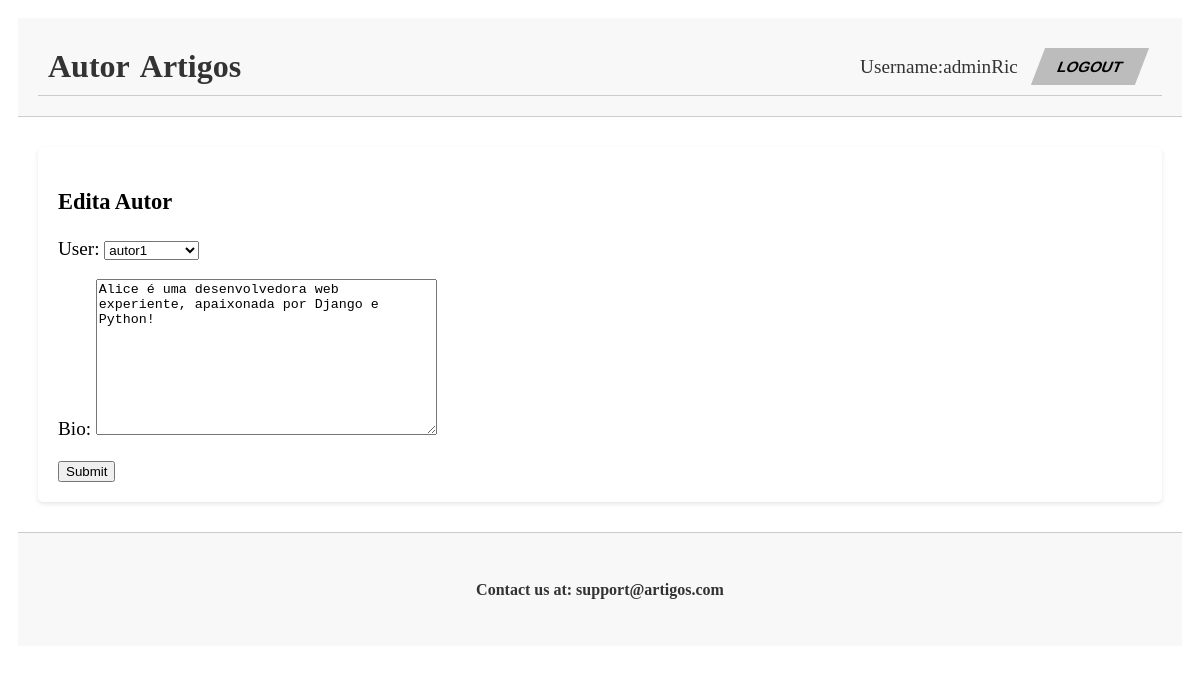
The app's page /artigos/autor/autor1/edita (signed in) with its own data.
### artigos/models.py (models this page shows, shortened)
class Autor(models.Model):
    user = models.OneToOneField(User, on_delete=models.CASCADE)
    bio = models.TextField()

### artigos/views.py (the view)
# urls.py: path('autor/<str:username>/edita', views.edita_autor_view, name="edita_autor"),
@admin_required('administrador','artigos')
def edita_autor_view(request, username):
    autor = Autor.objects.get(user__username=username)
    artigos = Artigo.objects.filter(autor=autor)
    if request.POST:
        form = autorForm(request.POST or None, request.FILES, instance=autor)
        if form.is_valid():
            form.save()
            return redirect('artigos:autor_detail',autor.user.username)
    else:
        form = autorForm(instance=autor)
    context = {'form': form, 'autor':autor, 'artigos':artigos}
    return render(request, 'artigos/edita_autor.html', context)

### artigos/forms.py
class autorForm(forms.ModelForm):
  class Meta:
    model = Autor
    fields = '__all__'

### artigos/views.py (called while the page is built)
def admin_required(*admin_group_names):
    def decorator(view_func):
        @wraps(view_func)
        def wrapped_view(request, *args, **kwargs):
            if not request.user.is_authenticated:
                return HttpResponseForbidden("Acesso negado. Você não está autenticado.")
            user_groups = request.user.groups.all()
            admin_groups = Group.objects.filter(name__in=admin_group_names)
            if any(group in user_groups for group in admin_groups):
                return view_func(request, *args, **kwargs)
            else:
                return HttpResponseForbidden("Acesso negado. Você não é um administrador.")
        return wrapped_view
    return decorator

### artigos/templates/artigos/edita_autor.html (shortened to what this page needs)
{% extends 'artigos/layout.html' %}
{% block content %}
    <h3>Edita Autor</h3>
    <form action="{% url 'artigos:edita_autor' autor.user.username %}" method="post" enctype='multipart/form-data'>
      {{ form.as_p }}
      <input type="submit">
    </form>
{% endblock %}

### artigos/templates/artigos/layout.html (shortened to what this page needs)
<!DOCTYPE html>
<html>
<head>
    {% load static %}
    <link rel="stylesheet" href="{% static 'artigos/styles.css' %}">
</head>
<body>
    <div class="container">
    <header id="header">
    <nav class="nav-container">
    <div class="nav-left">
        <a href="{% url 'artigos:index' %}">Autor</a>
        <a href="{% url 'artigos:artigo_list' %}">Artigos</a>
    </div>
    <div class="nav-right">
        {% if request.user.is_authenticated %}
        Username:{{request.user.username}}
        <a href="{% url 'artigos:logout' %}"><button>Logout</button></a>
        {% endif %}
    </div>
    </nav>
    </header>
    <main id="main-content" class="main">
            {% block content %}
            {% endblock %}
        </main>
        <footer id="footer">
            <h6 class="footer-text">Contact us at: support@artigos.com</h6>
        </footer>
    </div>
</body>
</html>

### artigos/static/artigos/styles.css (style rules this page uses)
.container > * { padding: 1rem; font-size: 1.2rem; }
header { grid-area: header; }
nav { grid-area: menu; }
main { grid-area: main; }
footer { grid-area: footer; }
div.container { display: grid; grid-template-areas: 'header' 'main' 'footer'; gap: 10px; padding: 10px; grid-template-columns: 1fr; grid-template-rows: auto 1fr auto; }
.nav-container { display: flex; justify-content: space-between; align-items: center; background-color: #f8f8f8; padding: 10px; border-bottom: 1px solid #ccc; }
.nav-left, .nav-right { display: flex; align-items: center; }
.nav-left a, .nav-right a { font-size: 1rem; font-weight: normal; color: #333; text-decoration: none; margin-right: 10px; }
.nav-right a { font-weight: bold; }
.nav-right { margin-left: 20px; }
.nav-left span, .nav-left a { font-size: 2rem; color: #333; font-weight: bold; }
button { background: #bcbcbc; border: none; padding: 10px 20px; display: inline-block; font-size: 15px; font-weight: 600; width: auto; text-transform: uppercase; cursor: pointer; transform: skew(-21deg); margin-left: 20px; }
button::before { content: ''; position: absolute; top: 0; bottom: 0; right: 100%; left: 0; background: rgb(20, 20, 20); opacity: 0; z-index: -1; transition: all 0.5s; }
#header { color: #333; text-align: center; padding: 20px; background-color: #f8f8f8; border-bottom: 1px solid #ccc; }
#main-content { margin: 20px; padding: 20px; background-color: #ffffff; border-radius: 5px; box-shadow: 0 2px 4px rgba(0,0,0,0.1); }
#footer { background-color: #f8f8f8; color: #333; text-align: center; padding: 10px; border-top: 1px solid #ccc; }
.footer-text { color: #333; font-size: 1rem; }
a { text-decoration: none; }

### records on screen
Autor: user "autor1", bio "Alice é uma desenvolvedora web experiente, apaixonada por Django e Python!"

### other values on screen
{{ request.user.username }} "adminRic"
